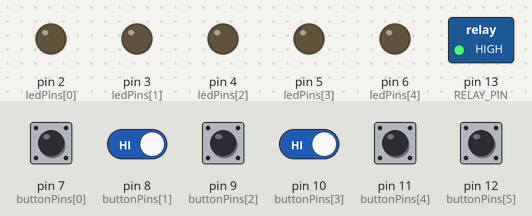
Bench run of a sketch on a simulated Arduino Uno, built with avr-gcc and run on an emulated ATmega328P. Parts: switched loads named in the sketch (green lamp = pin HIGH), output pins drawn as LEDs (lit = HIGH). The test bench sets the inputs (shaded band); at power-on: pin 7 (buttonPins[0]), pin 8 (buttonPins[1]), pin 9 (buttonPins[2]), pin 10 (buttonPins[3]), pin 11 (buttonPins[4]), pin 12 (buttonPins[5]) HIGH. What the sketch prints to the serial monitor is not drawn.

Above: at 1.2 s.
1.3 s: pin 8 (buttonPins[1]) driven LOW and pin 10 (buttonPins[3]) driven LOW
At 4.9 s:
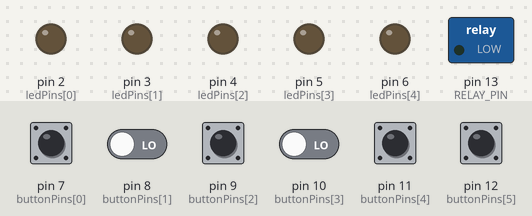
At 8.0 s:
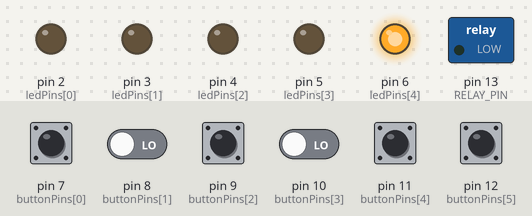
Timing chart, 0 to 13.3 s (numbered marks = the images above; inputs shaded):
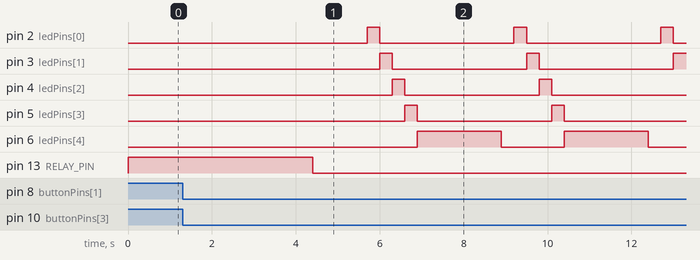

The sketch:

Mayan_ACIOY.ino
```cpp
#include <Bounce2.h>

/*
 * Created May 2016
 *
 * Keypad system to replace ACIOY lock on the door leading to the second room in Mayan.
 * There are 12 buttons, each associated with a unique letter.
 * There are 5 leds to indicate to the player the current state of the input sequence.
 * Only 1 led is on at a time, upon transitioning from the last state to the first, the leds dance
 * if correct the sequence was correct, otherwise the last led is lit for 1+ second.
 *
 * Reset by holding the buttons O and C at the same time for three seconds.
 * Once this door has been unlocked, the keypad is "disabled" for the players and the door
 * remains unlocked until a staff reset.
 *
 *
 * Mapping of letters to pin numbers
 * A, 7    O: 10
 * T:      C: 8
 * I: 9    K
 * L       R
 * U       M
 * Y: 11   N
 *
 * All letters not part of the correct sequence share the last pin: 12 (i.e they are in paralell).
 *
 * June 2, 2016 Mods
 * Added more conditions for the reset to decrease the chance of players locking themselves in
 * As part of fire safety conventions, the magnetic lock must be unlocked on boot up, and failures
 * Normally Open convention will be used instead
 *
 */


#define RELAY_PIN 13
#define NUM_LEDS 5
#define NUM_BUTTON_PINS 6 // Uno does not have that many pins, so all invalid buttons share a pin
#define SEQUENCE_LENGTH 5
#define LOCKOUT_TIME 300
#define DEBOUNCE_TIME 100
#define PLAYER_LOCKOUT_TIME 1000 //  time (s) the last led is displayed for
#define RESET_BUTTON 1 // index of the button to be held
#define OTHER_RESET_BUTTON 3 // other index of the button to be held for the full reset
#define RESET_BUTTON_HOLD_TIME 3000 // time (ms) that the reset buttons must be held for
#define FLICKER 100
#define NUM_FLICKERS 5

const int ledPins[NUM_LEDS] = {2,3,4,5,6};
const int buttonPins[NUM_BUTTON_PINS] = {7,8,9,10,11,12};
const int correctSequence[SEQUENCE_LENGTH] = {7,8,9,10,11}; // refers to the pin number

int currentSequence[SEQUENCE_LENGTH] = {0,0,0,0,0};
int sequenceCounter = 0;

Bounce debounce[NUM_BUTTON_PINS];

int long previousTime = 0;

int ledFlags[NUM_LEDS] = {0,0,0,0,0};

bool isDoorUnlocked = true; // adhere to fire safety

void setup() {


  for (int i = 0; i < NUM_BUTTON_PINS; i++){
    debounce[i] = Bounce();
    debounce[i].attach(buttonPins[i]);
    debounce[i].interval(DEBOUNCE_TIME);
    pinMode(buttonPins[i], INPUT_PULLUP);
  }

  for (int i = 0; i < NUM_LEDS; i++){
     pinMode(ledPins[i], OUTPUT);
     digitalWrite(ledPins[i], LOW);
  }

  pinMode(RELAY_PIN, OUTPUT);
  digitalWrite(RELAY_PIN, HIGH); // on boot up the magnet must be OFF, (normally open convention)

  Serial.begin(9600);

}

void loop() {

  for (int i = 0; i < NUM_BUTTON_PINS; i++){
    debounce[i].update();
  }

  if (isDoorUnlocked){
    if (resetCondition()){
      Serial.println("O, C Being held");
      delay(RESET_BUTTON_HOLD_TIME);
      if (resetCondition()){
        reset();
        previousTime = millis(); // temporarily ignores input so button isn't accidently pressed on reset
      }
    }
    return;
  }

  if (millis() - previousTime < LOCKOUT_TIME){
      return;
  }

  // poll the state of the buttons for whichever was pushed
  for (int i = 0; i < NUM_BUTTON_PINS; i++){
    if (debounce[i].read() == LOW){
      pushButton(buttonPins[i]);
      previousTime = millis();
      break;
    }
  }

  // light up the leds according to the flags
  for (int i = 0; i < NUM_LEDS; i++){
    digitalWrite(ledPins[i], ledFlags[i]);
  }

}

boolean checkSequence(){
  for (int i = 0; i < SEQUENCE_LENGTH; i++){
    if (currentSequence[i] != correctSequence[i]){
      return false;
    }
  }
  return true;
}

/*
 * Input: pin number of the button that was pushed (7 to 12)
 * Stores the integer in the current sequence
 * Adjusts the led flags
 * On the 5th button press, check the validity of the sequence and
 * call the win or reset function
 */

void pushButton(int i){

  currentSequence[sequenceCounter] = i;
  Serial.print(i);

  if (sequenceCounter == NUM_LEDS - 1){
      if (checkSequence()){
        Serial.println("Correct Sequence");
        win();
      }else{
        Serial.println("Incorrect Sequence");
        digitalWrite(ledPins[NUM_LEDS -2], LOW);
        digitalWrite(ledPins[NUM_LEDS -1], HIGH);
        delay(PLAYER_LOCKOUT_TIME);
        reset();
      }
  }else{
      for (int i = 0; i < NUM_LEDS; i++){ // just turn them all off first
        ledFlags[i] = LOW;
      }
      ledFlags[sequenceCounter] = HIGH;
      sequenceCounter++;
  }
}

/*
 * Reset the ledflags, the current sequence input and other variables
 * Turn on the magnetic lock
 */

void reset(){
  for (int i = 0; i < SEQUENCE_LENGTH; i++){
    currentSequence[i] = 0;
    ledFlags[i] = LOW;
  }
  sequenceCounter = 0;
  isDoorUnlocked = false;
  digitalWrite(RELAY_PIN, LOW); // turns ON the magnet
  delay(PLAYER_LOCKOUT_TIME);
}

/*
 * Unlock the magnetic lock and make the leds dance, then reset the led flags
 */

void win(){
  dance();
  for (int i = 0; i < NUM_LEDS; i++){
    ledFlags[i] = LOW;
  }
  isDoorUnlocked = true;
  digitalWrite(RELAY_PIN, HIGH); // turn OFF the magnet
}

/*
 * Only one led can be on at a time so just light them up one at a time in sequence
 */
void dance(){
  for (int i = 0; i < NUM_FLICKERS; i++){
    digitalWrite(ledPins[NUM_LEDS -1], LOW);
    digitalWrite(ledPins[0], HIGH);
    delay(FLICKER);
    for (int i = 1; i < NUM_LEDS; i++){
      digitalWrite(ledPins[i-1], LOW);
      digitalWrite(ledPins[i],HIGH);
      delay(FLICKER);
    }
  }
}


bool resetCondition(){

  // this part may not be neccesary
  for (int i = 0; i < NUM_BUTTON_PINS; i++){
    debounce[i].update();
  }

   // this could be done in 5 lines LOL, for future builds
  for (int i = 0; i < NUM_BUTTON_PINS; i++){
    if (i == RESET_BUTTON){
      if (debounce[RESET_BUTTON].read() == HIGH){ //
        return false;
      }
    }else if (i == OTHER_RESET_BUTTON){
      if (debounce[OTHER_RESET_BUTTON].read() == HIGH){
        return false;
      }
    }else{
      if (debounce[i].read() == LOW){
        return false;
      }
    }
  }
  return true;
}
```

Measured:
- after the input at 1.3 s, pin 2 (ledPins[0]): alternates HIGH for 0.30 s and LOW for 3.2 s, starting after 4.4 s; pin 3 (ledPins[1]): alternates HIGH for 0.30 s and LOW for 3.2 s, starting after 4.7 s
